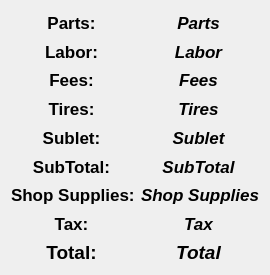
          <widget class="QWidget" name="price_scroll">
           <property name="geometry">
            <rect>
             <x>0</x>
             <y>0</y>
             <width>251</width>
             <height>275</height>
            </rect>
           </property>
           <layout class="QGridLayout" name="gridLayout_39">
            <item row="0" column="0">
             <layout class="QHBoxLayout" name="horizontalLayout_25">
              <item>
               <widget class="QLabel" name="parts_placer_label">
                <property name="font">
                 <font>
                  <pointsize>13</pointsize>
                  <bold>true</bold>
                 </font>
                </property>
                <property name="text">
                 <string>Parts:</string>
                </property>
                <property name="alignment">
                 <set>Qt::AlignCenter</set>
                </property>
               </widget>
              </item>
              <item>
               <widget class="QLabel" name="parts_label">
                <property name="font">
                 <font>
                  <pointsize>13</pointsize>
                  <italic>true</italic>
                  <bold>true</bold>
                 </font>
                </property>
                <property name="text">
                 <string>Parts</string>
                </property>
                <property name="alignment">
                 <set>Qt::AlignCenter</set>
                </property>
               </widget>
              </item>
             </layout>
            </item>
            <item row="1" column="0">
             <layout class="QHBoxLayout" name="horizontalLayout_26">
              <item>
               <widget class="QLabel" name="labor_placer_label">
                <property name="font">
                 <font>
                  <pointsize>13</pointsize>
                  <bold>true</bold>
                 </font>
                </property>
                <property name="text">
                 <string>Labor:</string>
                </property>
                <property name="alignment">
                 <set>Qt::AlignCenter</set>
                </property>
               </widget>
              </item>
              <item>
               <widget class="QLabel" name="labor_label">
                <property name="font">
                 <font>
                  <pointsize>13</pointsize>
                  <italic>true</italic>
                  <bold>true</bold>
                 </font>
                </property>
                <property name="text">
                 <string>Labor</string>
                </property>
                <property name="alignment">
                 <set>Qt::AlignCenter</set>
                </property>
               </widget>
              </item>
             </layout>
            </item>
            <item row="2" column="0">
             <layout class="QHBoxLayout" name="horizontalLayout_31">
              <item>
               <widget class="QLabel" name="fees_placer_label">
                <property name="font">
                 <font>
                  <pointsize>13</pointsize>
                  <bold>true</bold>
                 </font>
                </property>
                <property name="text">
                 <string>Fees:</string>
                </property>
                <property name="alignment">
                 <set>Qt::AlignCenter</set>
                </property>
               </widget>
              </item>
              <item>
               <widget class="QLabel" name="fees_label">
                <property name="font">
                 <font>
                  <pointsize>13</pointsize>
                  <italic>true</italic>
                  <bold>true</bold>
                 </font>
                </property>
                <property name="text">
                 <string>Fees</string>
                </property>
                <property name="alignment">
                 <set>Qt::AlignCenter</set>
                </property>
               </widget>
              </item>
             </layout>
            </item>
            <item row="3" column="0">
             <layout class="QHBoxLayout" name="horizontalLayout_27">
              <item>
               <widget class="QLabel" name="tires_placer_label">
                <property name="font">
                 <font>
                  <pointsize>13</pointsize>
                  <bold>true</bold>
                 </font>
                </property>
                <property name="text">
                 <string>Tires:</string>
                </property>
                <property name="alignment">
                 <set>Qt::AlignCenter</set>
                </property>
               </widget>
              </item>
              <item>
               <widget class="QLabel" name="tires_label">
                <property name="font">
                 <font>
                  <pointsize>13</pointsize>
                  <italic>true</italic>
                  <bold>true</bold>
                 </font>
                </property>
                <property name="text">
                 <string>Tires</string>
                </property>
                <property name="alignment">
                 <set>Qt::AlignCenter</set>
                </property>
               </widget>
              </item>
             </layout>
            </item>
            <item row="4" column="0">
             <layout class="QHBoxLayout" name="horizontalLayout_29">
              <item>
               <widget class="QLabel" name="sublet_placer_label">
                <property name="font">
                 <font>
                  <pointsize>13</pointsize>
                  <italic>false</italic>
                  <bold>true</bold>
                 </font>
                </property>
                <property name="text">
                 <string>Sublet:</string>
                </property>
                <property name="alignment">
                 <set>Qt::AlignCenter</set>
                </property>
               </widget>
              </item>
              <item>
               <widget class="QLabel" name="label_2">
                <property name="font">
                 <font>
                  <pointsize>13</pointsize>
                  <italic>true</italic>
                  <bold>true</bold>
                 </font>
                </property>
                <property name="text">
                 <string>Sublet</string>
                </property>
                <property name="alignment">
                 <set>Qt::AlignCenter</set>
                </property>
               </widget>
              </item>
             </layout>
            </item>
            <item row="5" column="0">
             <layout class="QHBoxLayout" name="horizontalLayout_28">
              <item>
               <widget class="QLabel" name="subtotal_placer_label">
                <property name="font">
                 <font>
                  <pointsize>13</pointsize>
                  <bold>true</bold>
                 </font>
                </property>
                <property name="text">
                 <string>SubTotal:</string>
                </property>
                <property name="alignment">
                 <set>Qt::AlignCenter</set>
                </property>
               </widget>
              </item>
              <item>
               <widget class="QLabel" name="subtotal_label">
                <property name="font">
                 <font>
                  <pointsize>13</pointsize>
                  <italic>true</italic>
                  <bold>true</bold>
                 </font>
                </property>
                <property name="text">
                 <string>SubTotal</string>
                </property>
                <property name="alignment">
                 <set>Qt::AlignCenter</set>
                </property>
               </widget>
              </item>
             </layout>
            </item>
            <item row="6" column="0">
             <layout class="QHBoxLayout" name="horizontalLayout_32">
              <item>
               <widget class="QLabel" name="shop_supplies_placer_label">
                <property name="font">
                 <font>
                  <pointsize>13</pointsize>
                  <bold>true</bold>
                 </font>
                </property>
                <property name="text">
                 <string>Shop Supplies:</string>
                </property>
               </widget>
              </item>
              <item>
               <widget class="QLabel" name="shop_supplies_label">
                <property name="font">
                 <font>
                  <pointsize>13</pointsize>
                  <italic>true</italic>
                  <bold>true</bold>
                 </font>
                </property>
                <property name="text">
                 <string>Shop Supplies</string>
                </property>
                <property name="alignment">
                 <set>Qt::AlignCenter</set>
                </property>
               </widget>
              </item>
             </layout>
            </item>
            <item row="7" column="0">
             <layout class="QHBoxLayout" name="horizontalLayout_33">
              <item>
               <widget class="QLabel" name="tax_placer_label">
                <property name="font">
                 <font>
                  <pointsize>13</pointsize>
                  <bold>true</bold>
                 </font>
                </property>
                <property name="text">
                 <string>Tax:</string>
                </property>
                <property name="alignment">
                 <set>Qt::AlignCenter</set>
                </property>
               </widget>
              </item>
              <item>
               <widget class="QLabel" name="tax_label">
                <property name="font">
                 <font>
                  <pointsize>13</pointsize>
                  <italic>true</italic>
                  <bold>true</bold>
                 </font>
                </property>
                <property name="text">
                 <string>Tax</string>
                </property>
                <property name="alignment">
                 <set>Qt::AlignCenter</set>
                </property>
               </widget>
              </item>
             </layout>
            </item>
            <item row="8" column="0">
             <layout class="QHBoxLayout" name="horizontalLayout_35">
              <item>
               <widget class="QLabel" name="total_placer_label">
                <property name="font">
                 <font>
                  <pointsize>14</pointsize>
                  <bold>true</bold>
                 </font>
                </property>
                <property name="text">
                 <string>Total:</string>
                </property>
                <property name="alignment">
                 <set>Qt::AlignCenter</set>
                </property>
               </widget>
              </item>
              <item>
               <widget class="QLabel" name="total_label">
                <property name="font">
                 <font>
                  <pointsize>14</pointsize>
                  <italic>true</italic>
                  <bold>true</bold>
                 </font>
                </property>
                <property name="text">
                 <string>Total</string>
                </property>
                <property name="alignment">
                 <set>Qt::AlignCenter</set>
                </property>
               </widget>
              </item>
             </layout>
            </item>
           </layout>
          </widget>
